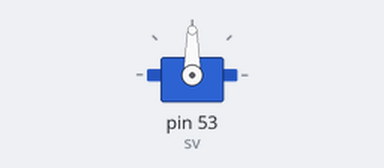
A sketch run on a simulated Arduino Mega 2560, built with avr-gcc and run on an emulated ATmega2560. Shown: servo. What the sketch prints to the serial monitor is not drawn.

Above: at 0.05 s.
At 4.0 s:
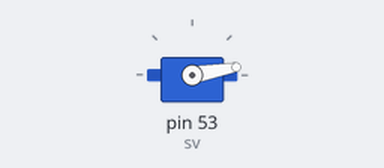
Timing chart, 0 to 5.2 s (numbered marks = the images above):
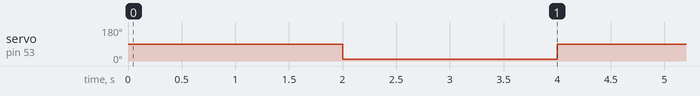

The sketch:

Testing_BigServo.ino
```cpp
/*SERVO*/

#include <Servo.h>
int dong = 10;
int mo = 90;
Servo sv;

void setup()
{
  Serial.begin(9600);
  sv.attach(53);
  sv.write(dong);
}

void loop()
{
   int a = sv.read();
   Serial.print("Goc cua servo hien tai: ");
   Serial.println(a);
   sv.write(mo);
   delay(2000);
   sv.write(dong);
   delay(2000);
}
```

Measured:
- by itself, servo on pin 53 (sv): alternates 90° for 2.0 s and 10° for 2.0 s
